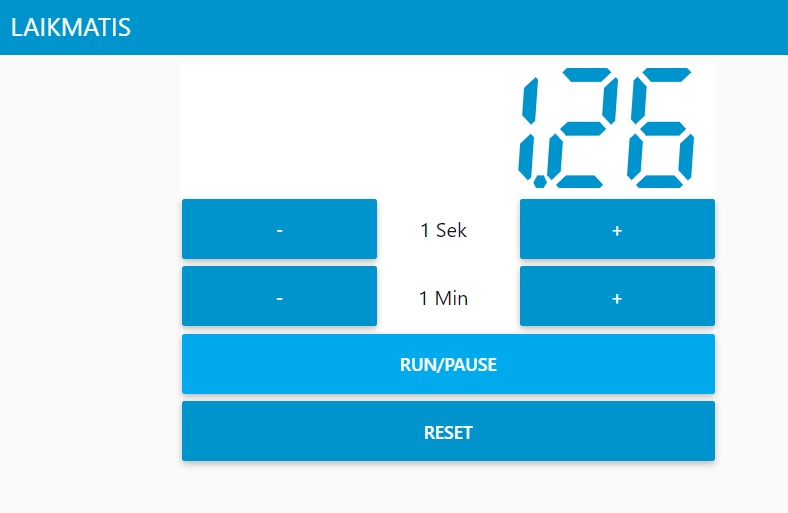
%> input picture Laikmatis.jpg, 788 x 513 px
$ octave --eval "result = fuzzyedge(imread('Laikmatis.jpg'));"   (GNU Octave 9; MATLAB toolbox functions it lacks are replaced by stand-ins)
%> lines starting %> are read from the running program, lines starting %| are printed output that depends on the picture
function [Ieval,Irgb]=fuzzyedge(Irgb)
warning('off');
Irgb = Irgb;
%> Irgb is the input picture: size 513x788x3 uint8; mean R, G, B 151.3, 211.2, 234.4
% Use the standard NTSC conversion formula to calculate the effective luminance of each pixel.
Igray = 0.2989*Irgb(:,:,1)+0.5870*Irgb(:,:,2)+0.1140*Irgb(:,:,3);
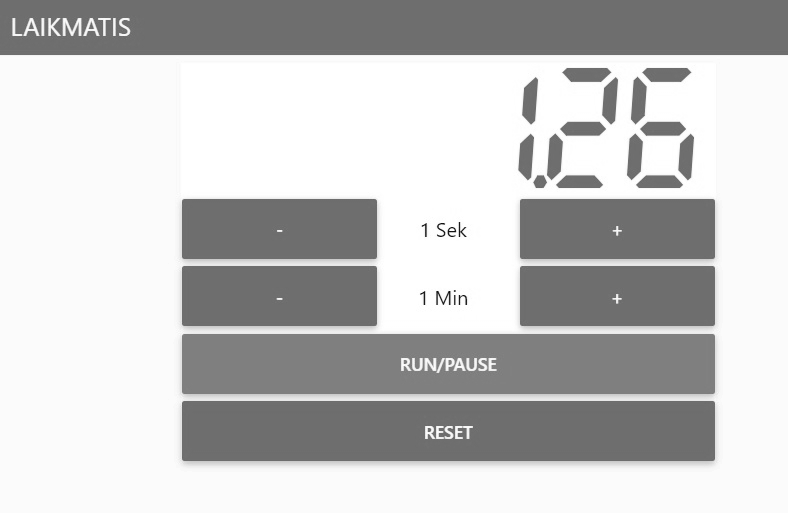
%> Igray: size 513x788 uint8; min 14, max 255, mean 196.2

% The Fuzzy Logic Toolbox operates on double-precision numbers only.
I = double(Igray);
% Scale I so that its elements are in the [0 1] range.
classType = class(Igray);
%> classType = 'uint8'
scalingFactor = double(intmax(classType));
%> scalingFactor = 255
I = I/scalingFactor;
% Obtain Image Gradient
% The fuzzy logic edge-detection algorithm for this example relies on the image gradient
Gx = [-1 1];
Gy = Gx';
Ix = conv2(I,Gx,'same');
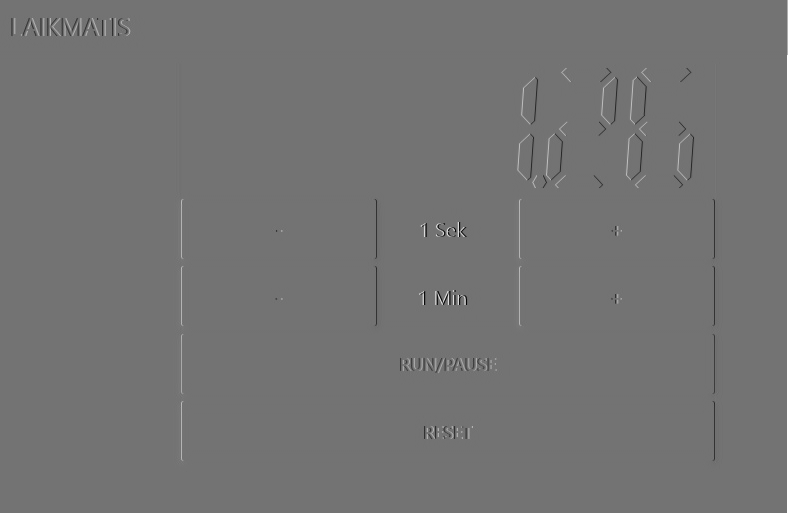
%> Ix: size 513x788 double; min -0.812, max 0.984, mean 0.00117; drawn with min black and max white
Iy = conv2(I,Gy,'same');
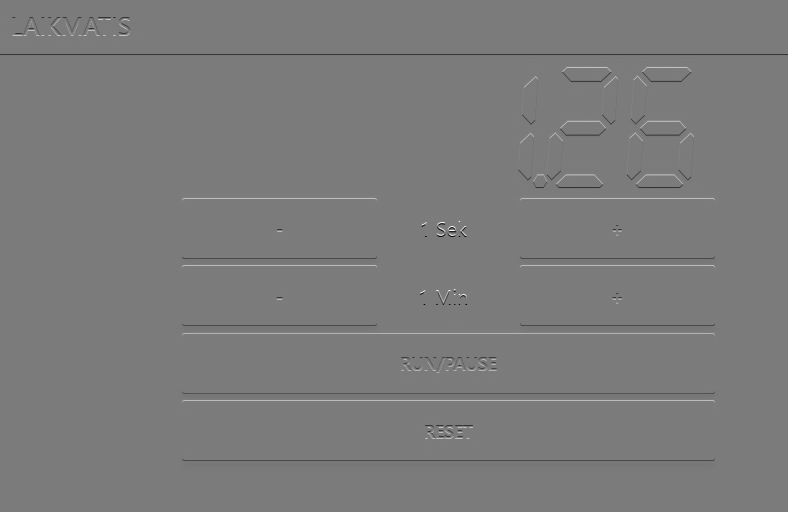
%> Iy: size 513x788 double; min -0.925, max 0.984, mean 0.000841; drawn with min black and max white

% Define Fuzzy Inference System (FIS) for Edge Detection
% Create a Fuzzy Inference System (FIS) for edge detection, edgeFIS.
edgeFIS = newfis('edgeDetection');
% Specify the image gradients, Ix and Iy, as the inputs of edgeFIS.
edgeFIS = addvar(edgeFIS,'input','Ix',[-1 1]);
edgeFIS = addvar(edgeFIS,'input','Iy',[-1 1]);
% Specify a zero-mean Gaussian membership function for each input.
% If the gradient value for a pixel is 0, then it belongs to the zero membership function with a degree of 1.
sx = 0.1; sy = 0.1;
edgeFIS = addmf(edgeFIS,'input',1,'zero','gaussmf',[sx 0]);
edgeFIS = addmf(edgeFIS,'input',2,'zero','gaussmf',[sy 0]);
% Specify the intensity of the edge-detected image as an output of edgeFIS.
edgeFIS = addvar(edgeFIS,'output','Iout',[0 1]);
% Specify the triangular membership functions, white and black, for Iout.
wa = 0.1; wb = 1; wc = 1;
ba = 0; bb = 0; bc = .7;
%> (the run ends here)

$ run again, on Programa.jpg
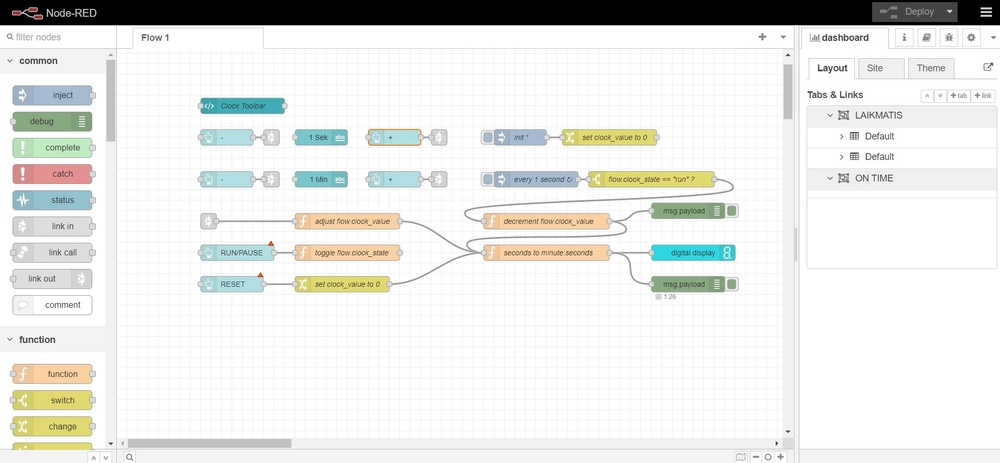
%> input picture Programa.jpg, 1000 x 463 px, shrunk from 1908 x 883 before the run
%> in fuzzyedge, Irgb is the input picture: size 463x1000x3 uint8; mean R, G, B 230.1, 231, 228.3
%> in fuzzyedge, `Igray = 0.2989*Irgb(:,:,1)+0.5870*Irgb(:,:,2)+0.1140*Irgb(:,:,3);`:
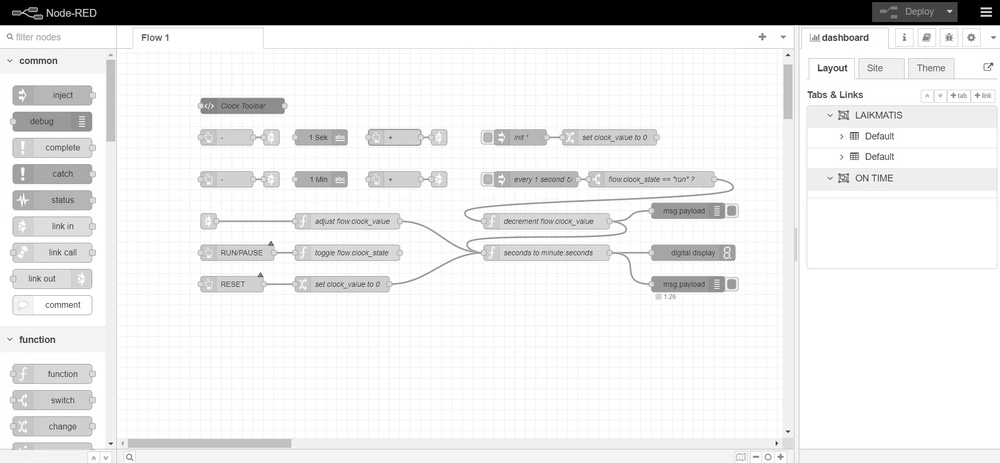
%> Igray: size 463x1000 uint8; min 0, max 255, mean 230.4
%> in fuzzyedge, `Iy = conv2(I,Gy,'same');`:
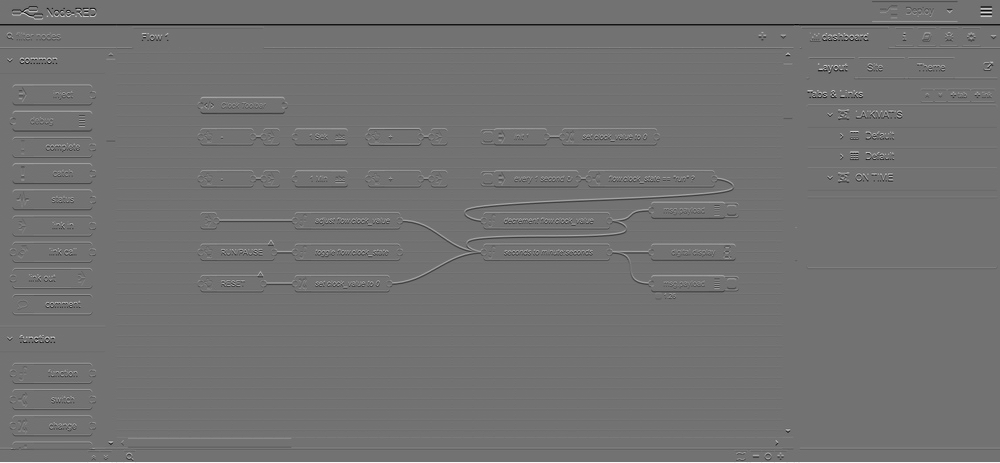
%> Iy: size 463x1000 double; min -0.816, max 1, mean 6.78e-07; drawn with min black and max white

$ run again, on dalis.jpg
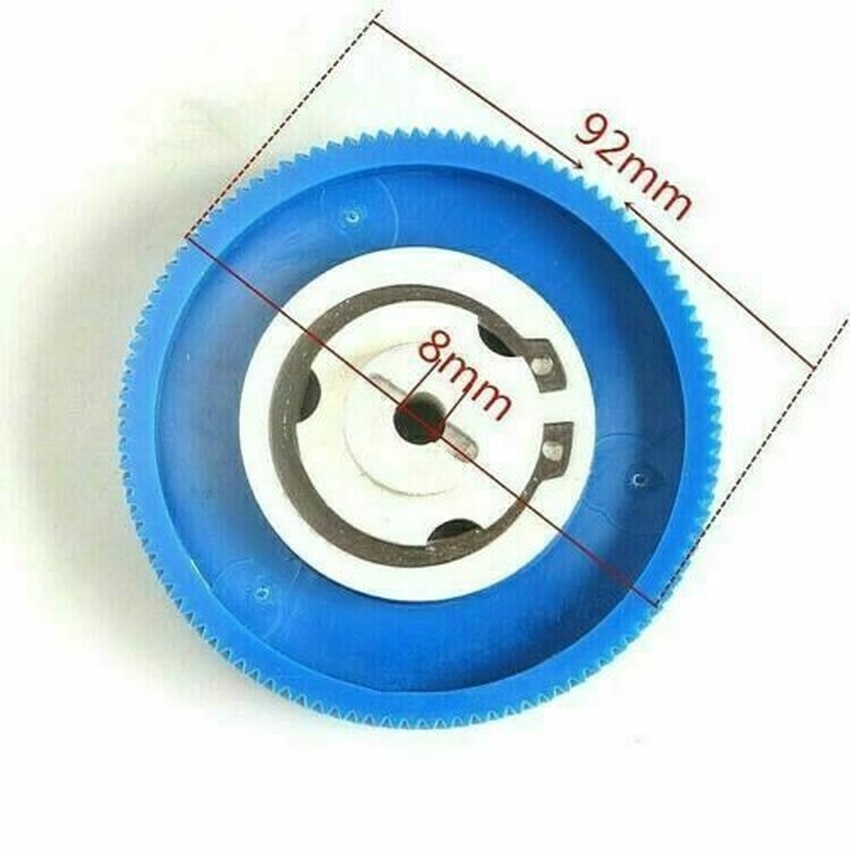
%> input picture dalis.jpg, 850 x 850 px
%> in fuzzyedge, Irgb is the input picture: size 850x850x3 uint8; mean R, G, B 189, 211.5, 225.1
%> in fuzzyedge, `Igray = 0.2989*Irgb(:,:,1)+0.5870*Irgb(:,:,2)+0.1140*Irgb(:,:,3);`:
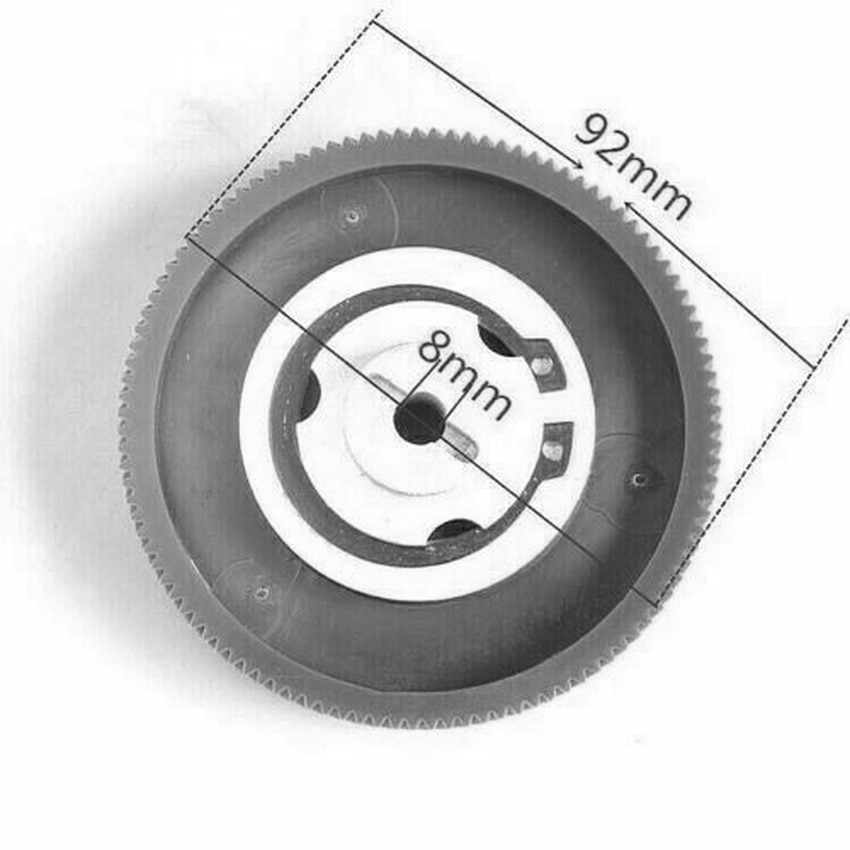
%> Igray: size 850x850 uint8; min 5, max 255, mean 206.4
%> in fuzzyedge, `Iy = conv2(I,Gy,'same');`:
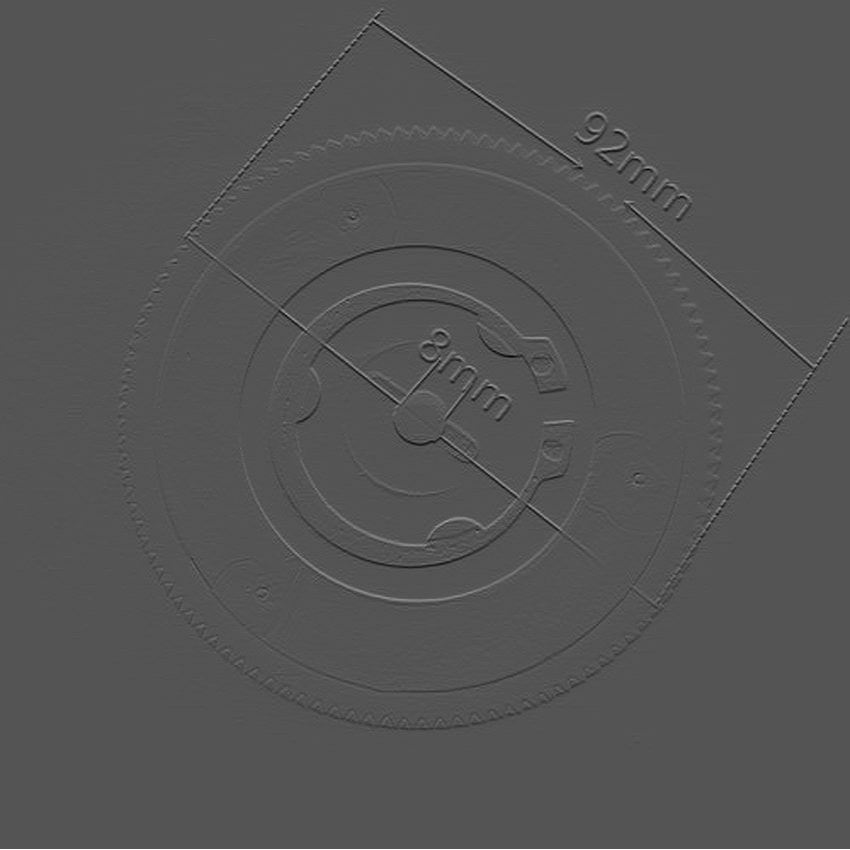
%> Iy: size 850x850 double; min -0.498, max 0.996, mean 0.00117; drawn with min black and max white
